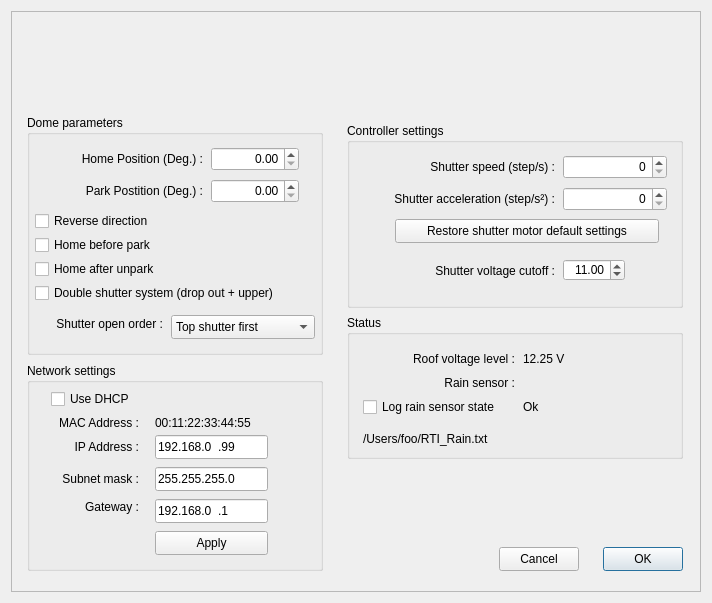
<?xml version="1.0" encoding="UTF-8"?>
<ui version="4.0">
 <class>X2Dome</class>
 <widget class="QDialog" name="X2Dome">
  <property name="geometry">
   <rect>
    <x>0</x>
    <y>0</y>
    <width>712</width>
    <height>603</height>
   </rect>
  </property>
  <property name="minimumSize">
   <size>
    <width>712</width>
    <height>0</height>
   </size>
  </property>
  <property name="maximumSize">
   <size>
    <width>712</width>
    <height>700</height>
   </size>
  </property>
  <property name="windowTitle">
   <string>RTI-Zone RoR controller settings</string>
  </property>
  <layout class="QVBoxLayout" name="verticalLayout_5">
   <item>
    <widget class="X2Form" name="X2Form">
     <property name="enabled">
      <bool>true</bool>
     </property>
     <property name="minimumSize">
      <size>
       <width>0</width>
       <height>0</height>
      </size>
     </property>
     <property name="maximumSize">
      <size>
       <width>1024</width>
       <height>1024</height>
      </size>
     </property>
     <property name="frameShape">
      <enum>QFrame::StyledPanel</enum>
     </property>
     <property name="frameShadow">
      <enum>QFrame::Raised</enum>
     </property>
     <property name="SerialPortName" stdset="0">
      <string/>
     </property>
     <widget class="QGroupBox" name="DomeParams">
      <property name="geometry">
       <rect>
        <x>16</x>
        <y>104</y>
        <width>296</width>
        <height>240</height>
       </rect>
      </property>
      <property name="title">
       <string>Dome parameters</string>
      </property>
      <widget class="QCheckBox" name="homeOnUnpark">
       <property name="geometry">
        <rect>
         <x>8</x>
         <y>144</y>
         <width>140</width>
         <height>20</height>
        </rect>
       </property>
       <property name="text">
        <string>Home after unpark</string>
       </property>
      </widget>
      <widget class="QCheckBox" name="needReverse">
       <property name="geometry">
        <rect>
         <x>8</x>
         <y>96</y>
         <width>132</width>
         <height>20</height>
        </rect>
       </property>
       <property name="text">
        <string>Reverse direction</string>
       </property>
      </widget>
      <widget class="QCheckBox" name="homeOnPark">
       <property name="geometry">
        <rect>
         <x>8</x>
         <y>120</y>
         <width>136</width>
         <height>20</height>
        </rect>
       </property>
       <property name="text">
        <string>Home before park</string>
       </property>
      </widget>
      <widget class="QLabel" name="label_2">
       <property name="geometry">
        <rect>
         <x>16</x>
         <y>32</y>
         <width>160</width>
         <height>24</height>
        </rect>
       </property>
       <property name="text">
        <string>Home Position (Deg.) :</string>
       </property>
       <property name="alignment">
        <set>Qt::AlignRight|Qt::AlignTrailing|Qt::AlignVCenter</set>
       </property>
      </widget>
      <widget class="QDoubleSpinBox" name="homePosition">
       <property name="geometry">
        <rect>
         <x>184</x>
         <y>32</y>
         <width>88</width>
         <height>24</height>
        </rect>
       </property>
       <property name="alignment">
        <set>Qt::AlignRight|Qt::AlignTrailing|Qt::AlignVCenter</set>
       </property>
       <property name="maximum">
        <double>359.990000000000009</double>
       </property>
      </widget>
      <widget class="QLabel" name="label_3">
       <property name="geometry">
        <rect>
         <x>32</x>
         <y>64</y>
         <width>144</width>
         <height>24</height>
        </rect>
       </property>
       <property name="text">
        <string>Park Postition (Deg.) :</string>
       </property>
       <property name="alignment">
        <set>Qt::AlignRight|Qt::AlignTrailing|Qt::AlignVCenter</set>
       </property>
      </widget>
      <widget class="QDoubleSpinBox" name="parkPosition">
       <property name="geometry">
        <rect>
         <x>184</x>
         <y>64</y>
         <width>88</width>
         <height>24</height>
        </rect>
       </property>
       <property name="alignment">
        <set>Qt::AlignRight|Qt::AlignTrailing|Qt::AlignVCenter</set>
       </property>
       <property name="maximum">
        <double>359.990000000000009</double>
       </property>
      </widget>
      <widget class="QCheckBox" name="checkBox_3">
       <property name="geometry">
        <rect>
         <x>8</x>
         <y>168</y>
         <width>280</width>
         <height>20</height>
        </rect>
       </property>
       <property name="text">
        <string>Double shutter system (drop out + upper)</string>
       </property>
      </widget>
      <widget class="QComboBox" name="comboBox_2">
       <property name="geometry">
        <rect>
         <x>144</x>
         <y>200</y>
         <width>144</width>
         <height>24</height>
        </rect>
       </property>
       <item>
        <property name="text">
         <string>Top shutter first</string>
        </property>
       </item>
       <item>
        <property name="text">
         <string>Drop out first</string>
        </property>
       </item>
      </widget>
      <widget class="QLabel" name="label_18">
       <property name="geometry">
        <rect>
         <x>8</x>
         <y>197</y>
         <width>128</width>
         <height>24</height>
        </rect>
       </property>
       <property name="text">
        <string>Shutter open order :</string>
       </property>
       <property name="alignment">
        <set>Qt::AlignRight|Qt::AlignTrailing|Qt::AlignVCenter</set>
       </property>
      </widget>
     </widget>
     <widget class="QGroupBox" name="ControllerParams">
      <property name="geometry">
       <rect>
        <x>336</x>
        <y>112</y>
        <width>336</width>
        <height>185</height>
       </rect>
      </property>
      <property name="title">
       <string>Controller settings</string>
      </property>
      <widget class="QLabel" name="label_14">
       <property name="geometry">
        <rect>
         <x>56</x>
         <y>136</y>
         <width>152</width>
         <height>24</height>
        </rect>
       </property>
       <property name="text">
        <string>Shutter voltage cutoff :</string>
       </property>
       <property name="alignment">
        <set>Qt::AlignRight|Qt::AlignTrailing|Qt::AlignVCenter</set>
       </property>
      </widget>
      <widget class="QDoubleSpinBox" name="lowShutBatCutOff">
       <property name="geometry">
        <rect>
         <x>216</x>
         <y>136</y>
         <width>62</width>
         <height>22</height>
        </rect>
       </property>
       <property name="alignment">
        <set>Qt::AlignRight|Qt::AlignTrailing|Qt::AlignVCenter</set>
       </property>
       <property name="value">
        <double>11.000000000000000</double>
       </property>
      </widget>
      <widget class="QSpinBox" name="shutterAcceleration">
       <property name="geometry">
        <rect>
         <x>216</x>
         <y>64</y>
         <width>104</width>
         <height>24</height>
        </rect>
       </property>
       <property name="alignment">
        <set>Qt::AlignRight|Qt::AlignTrailing|Qt::AlignVCenter</set>
       </property>
       <property name="maximum">
        <number>999999999</number>
       </property>
      </widget>
      <widget class="QLabel" name="label_12">
       <property name="geometry">
        <rect>
         <x>8</x>
         <y>64</y>
         <width>200</width>
         <height>24</height>
        </rect>
       </property>
       <property name="text">
        <string>Shutter acceleration (step/s²) :</string>
       </property>
       <property name="alignment">
        <set>Qt::AlignRight|Qt::AlignTrailing|Qt::AlignVCenter</set>
       </property>
      </widget>
      <widget class="QLabel" name="label_11">
       <property name="geometry">
        <rect>
         <x>48</x>
         <y>32</y>
         <width>160</width>
         <height>24</height>
        </rect>
       </property>
       <property name="text">
        <string>Shutter speed (step/s) :</string>
       </property>
       <property name="alignment">
        <set>Qt::AlignRight|Qt::AlignTrailing|Qt::AlignVCenter</set>
       </property>
      </widget>
      <widget class="QSpinBox" name="shutterSpeed">
       <property name="geometry">
        <rect>
         <x>216</x>
         <y>32</y>
         <width>104</width>
         <height>24</height>
        </rect>
       </property>
       <property name="alignment">
        <set>Qt::AlignRight|Qt::AlignTrailing|Qt::AlignVCenter</set>
       </property>
       <property name="maximum">
        <number>999999999</number>
       </property>
      </widget>
      <widget class="QPushButton" name="pushButton_4">
       <property name="geometry">
        <rect>
         <x>48</x>
         <y>96</y>
         <width>264</width>
         <height>24</height>
        </rect>
       </property>
       <property name="text">
        <string>Restore shutter motor default settings</string>
       </property>
      </widget>
     </widget>
     <widget class="QLabel" name="label_logo">
      <property name="geometry">
       <rect>
        <x>176</x>
        <y>8</y>
        <width>298</width>
        <height>80</height>
       </rect>
      </property>
      <property name="text">
       <string/>
      </property>
      <property name="pixmap">
       <pixmap>RTI-Zone_2.png</pixmap>
      </property>
      <property name="alignment">
       <set>Qt::AlignCenter</set>
      </property>
      <property name="X2_PhotoFileName" stdset="0">
       <string>RTI-Zone_2.png</string>
      </property>
     </widget>
     <widget class="QPushButton" name="pushButtonCancel">
      <property name="geometry">
       <rect>
        <x>488</x>
        <y>536</y>
        <width>80</width>
        <height>24</height>
       </rect>
      </property>
      <property name="text">
       <string>Cancel</string>
      </property>
     </widget>
     <widget class="QPushButton" name="pushButtonOK">
      <property name="geometry">
       <rect>
        <x>592</x>
        <y>536</y>
        <width>80</width>
        <height>24</height>
       </rect>
      </property>
      <property name="text">
       <string>OK</string>
      </property>
      <property name="default">
       <bool>true</bool>
      </property>
     </widget>
     <widget class="QGroupBox" name="ControllerStatus">
      <property name="geometry">
       <rect>
        <x>336</x>
        <y>304</y>
        <width>336</width>
        <height>144</height>
       </rect>
      </property>
      <property name="title">
       <string>Status</string>
      </property>
      <widget class="QLabel" name="rainStatus">
       <property name="geometry">
        <rect>
         <x>176</x>
         <y>80</y>
         <width>96</width>
         <height>24</height>
        </rect>
       </property>
       <property name="text">
        <string>Ok</string>
       </property>
      </widget>
      <widget class="QLabel" name="shutterBatteryLevel">
       <property name="geometry">
        <rect>
         <x>176</x>
         <y>32</y>
         <width>56</width>
         <height>24</height>
        </rect>
       </property>
       <property name="text">
        <string>12.25 V</string>
       </property>
      </widget>
      <widget class="QLabel" name="label_8">
       <property name="geometry">
        <rect>
         <x>80</x>
         <y>56</y>
         <width>88</width>
         <height>24</height>
        </rect>
       </property>
       <property name="text">
        <string>Rain sensor :</string>
       </property>
       <property name="alignment">
        <set>Qt::AlignRight|Qt::AlignTrailing|Qt::AlignVCenter</set>
       </property>
      </widget>
      <widget class="QLabel" name="label_5">
       <property name="geometry">
        <rect>
         <x>24</x>
         <y>32</y>
         <width>144</width>
         <height>24</height>
        </rect>
       </property>
       <property name="text">
        <string>Roof voltage level :</string>
       </property>
       <property name="alignment">
        <set>Qt::AlignRight|Qt::AlignTrailing|Qt::AlignVCenter</set>
       </property>
      </widget>
      <widget class="QCheckBox" name="checkBox">
       <property name="geometry">
        <rect>
         <x>16</x>
         <y>80</y>
         <width>192</width>
         <height>24</height>
        </rect>
       </property>
       <property name="text">
        <string>Log rain sensor state</string>
       </property>
      </widget>
      <widget class="QLabel" name="filePath">
       <property name="geometry">
        <rect>
         <x>16</x>
         <y>112</y>
         <width>264</width>
         <height>24</height>
        </rect>
       </property>
       <property name="text">
        <string>/Users/foo/RTI_Rain.txt</string>
       </property>
       <property name="textInteractionFlags">
        <set>Qt::LinksAccessibleByMouse|Qt::TextSelectableByMouse</set>
       </property>
      </widget>
     </widget>
     <widget class="QGroupBox" name="groupBox">
      <property name="geometry">
       <rect>
        <x>16</x>
        <y>352</y>
        <width>296</width>
        <height>208</height>
       </rect>
      </property>
      <property name="title">
       <string>Network settings</string>
      </property>
      <widget class="QLineEdit" name="IPAddress">
       <property name="geometry">
        <rect>
         <x>128</x>
         <y>72</y>
         <width>113</width>
         <height>24</height>
        </rect>
       </property>
       <property name="inputMask">
        <string>000.000.000.000</string>
       </property>
       <property name="text">
        <string>192.168.0.99</string>
       </property>
       <property name="alignment">
        <set>Qt::AlignLeading|Qt::AlignLeft|Qt::AlignVCenter</set>
       </property>
      </widget>
      <widget class="QLabel" name="label_6">
       <property name="geometry">
        <rect>
         <x>16</x>
         <y>72</y>
         <width>96</width>
         <height>24</height>
        </rect>
       </property>
       <property name="text">
        <string>IP Address :</string>
       </property>
       <property name="alignment">
        <set>Qt::AlignRight|Qt::AlignTrailing|Qt::AlignVCenter</set>
       </property>
      </widget>
      <widget class="QLabel" name="label_16">
       <property name="geometry">
        <rect>
         <x>16</x>
         <y>48</y>
         <width>96</width>
         <height>24</height>
        </rect>
       </property>
       <property name="text">
        <string>MAC Address :</string>
       </property>
       <property name="alignment">
        <set>Qt::AlignRight|Qt::AlignTrailing|Qt::AlignVCenter</set>
       </property>
      </widget>
      <widget class="QLabel" name="MACAddress">
       <property name="geometry">
        <rect>
         <x>128</x>
         <y>48</y>
         <width>136</width>
         <height>24</height>
        </rect>
       </property>
       <property name="text">
        <string>00:11:22:33:44:55</string>
       </property>
       <property name="textInteractionFlags">
        <set>Qt::LinksAccessibleByMouse|Qt::TextSelectableByKeyboard|Qt::TextSelectableByMouse</set>
       </property>
      </widget>
      <widget class="QLabel" name="label_19">
       <property name="geometry">
        <rect>
         <x>16</x>
         <y>104</y>
         <width>96</width>
         <height>24</height>
        </rect>
       </property>
       <property name="text">
        <string>Subnet mask :</string>
       </property>
       <property name="alignment">
        <set>Qt::AlignRight|Qt::AlignTrailing|Qt::AlignVCenter</set>
       </property>
      </widget>
      <widget class="QLineEdit" name="SubnetMask">
       <property name="geometry">
        <rect>
         <x>128</x>
         <y>104</y>
         <width>113</width>
         <height>24</height>
        </rect>
       </property>
       <property name="inputMask">
        <string>000.000.000.000</string>
       </property>
       <property name="text">
        <string>255.255.255.0</string>
       </property>
       <property name="alignment">
        <set>Qt::AlignLeading|Qt::AlignLeft|Qt::AlignVCenter</set>
       </property>
      </widget>
      <widget class="QLabel" name="label_20">
       <property name="geometry">
        <rect>
         <x>40</x>
         <y>136</y>
         <width>72</width>
         <height>16</height>
        </rect>
       </property>
       <property name="text">
        <string>Gateway :</string>
       </property>
       <property name="alignment">
        <set>Qt::AlignRight|Qt::AlignTrailing|Qt::AlignVCenter</set>
       </property>
      </widget>
      <widget class="QLineEdit" name="GatewayIP">
       <property name="geometry">
        <rect>
         <x>128</x>
         <y>136</y>
         <width>113</width>
         <height>24</height>
        </rect>
       </property>
       <property name="inputMask">
        <string>000.000.000.000</string>
       </property>
       <property name="text">
        <string>192.168.0.1</string>
       </property>
       <property name="alignment">
        <set>Qt::AlignLeading|Qt::AlignLeft|Qt::AlignVCenter</set>
       </property>
      </widget>
      <widget class="QCheckBox" name="checkBox_2">
       <property name="geometry">
        <rect>
         <x>24</x>
         <y>24</y>
         <width>96</width>
         <height>24</height>
        </rect>
       </property>
       <property name="text">
        <string>Use DHCP</string>
       </property>
      </widget>
      <widget class="QPushButton" name="pushButton_5">
       <property name="geometry">
        <rect>
         <x>128</x>
         <y>168</y>
         <width>113</width>
         <height>24</height>
        </rect>
       </property>
       <property name="text">
        <string>Apply</string>
       </property>
      </widget>
     </widget>
    </widget>
   </item>
  </layout>
 </widget>
 <customwidgets>
  <customwidget>
   <class>X2Form</class>
   <extends>QFrame</extends>
   <header>x2form.h</header>
   <container>1</container>
  </customwidget>
 </customwidgets>
 <resources/>
 <connections/>
 <designerdata>
  <property name="gridDeltaX">
   <number>8</number>
  </property>
  <property name="gridDeltaY">
   <number>8</number>
  </property>
  <property name="gridSnapX">
   <bool>true</bool>
  </property>
  <property name="gridSnapY">
   <bool>true</bool>
  </property>
  <property name="gridVisible">
   <bool>true</bool>
  </property>
 </designerdata>
</ui>
